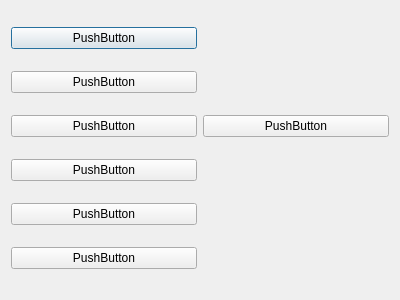
<?xml version="1.0" encoding="UTF-8"?>
<ui version="4.0">
 <class>Dialog</class>
 <widget class="QDialog" name="Dialog">
  <property name="geometry">
   <rect>
    <x>0</x>
    <y>0</y>
    <width>400</width>
    <height>300</height>
   </rect>
  </property>
  <property name="windowTitle">
   <string>Dialog</string>
  </property>
  <layout class="QGridLayout" name="gridLayout">
   <item row="0" column="0">
    <widget class="QPushButton" name="pushButton">
     <property name="text">
      <string>PushButton</string>
     </property>
    </widget>
   </item>
   <item row="1" column="0">
    <widget class="QPushButton" name="pushButton_2">
     <property name="text">
      <string>PushButton</string>
     </property>
    </widget>
   </item>
   <item row="2" column="0">
    <widget class="QPushButton" name="pushButton_5">
     <property name="text">
      <string>PushButton</string>
     </property>
    </widget>
   </item>
   <item row="3" column="0">
    <widget class="QPushButton" name="pushButton_4">
     <property name="text">
      <string>PushButton</string>
     </property>
    </widget>
   </item>
   <item row="4" column="0">
    <widget class="QPushButton" name="pushButton_6">
     <property name="text">
      <string>PushButton</string>
     </property>
    </widget>
   </item>
   <item row="5" column="0">
    <widget class="QPushButton" name="pushButton_3">
     <property name="text">
      <string>PushButton</string>
     </property>
    </widget>
   </item>
   <item row="2" column="1">
    <widget class="QPushButton" name="pushButton_7">
     <property name="layoutDirection">
      <enum>Qt::RightToLeft</enum>
     </property>
     <property name="text">
      <string>PushButton</string>
     </property>
     <property name="autoDefault">
      <bool>false</bool>
     </property>
     <property name="default">
      <bool>false</bool>
     </property>
     <property name="flat">
      <bool>false</bool>
     </property>
    </widget>
   </item>
  </layout>
 </widget>
 <resources/>
 <connections/>
</ui>
